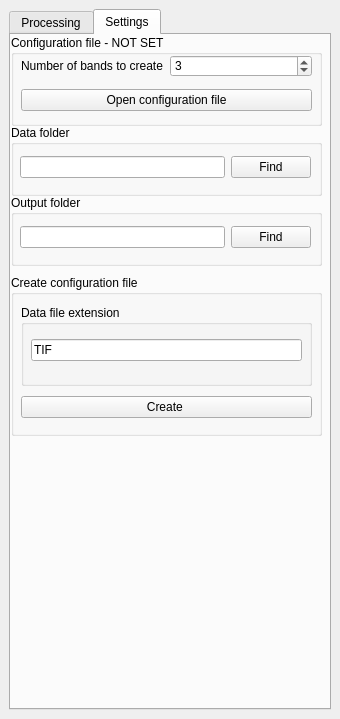
<?xml version="1.0" encoding="UTF-8"?>
<ui version="4.0">
 <class>CompositorDockWidgetBase</class>
 <widget class="QDockWidget" name="CompositorDockWidgetBase">
  <property name="geometry">
   <rect>
    <x>0</x>
    <y>0</y>
    <width>340</width>
    <height>719</height>
   </rect>
  </property>
  <property name="minimumSize">
   <size>
    <width>340</width>
    <height>84</height>
   </size>
  </property>
  <property name="maximumSize">
   <size>
    <width>340</width>
    <height>524287</height>
   </size>
  </property>
  <property name="windowTitle">
   <string>Digital Image Composer</string>
  </property>
  <widget class="QWidget" name="dockWidgetContents">
   <layout class="QGridLayout" name="gridLayout">
    <item row="0" column="1">
     <widget class="QTabWidget" name="tabWidget">
      <property name="minimumSize">
       <size>
        <width>259</width>
        <height>0</height>
       </size>
      </property>
      <property name="currentIndex">
       <number>1</number>
      </property>
      <widget class="QWidget" name="tab_process">
       <attribute name="title">
        <string>Processing</string>
       </attribute>
       <widget class="QGroupBox" name="creator">
        <property name="geometry">
         <rect>
          <x>0</x>
          <y>10</y>
          <width>301</width>
          <height>271</height>
         </rect>
        </property>
        <property name="title">
         <string>Composition creator</string>
        </property>
        <widget class="QWidget" name="horizontalLayoutWidget_6">
         <property name="geometry">
          <rect>
           <x>10</x>
           <y>220</y>
           <width>281</width>
           <height>31</height>
          </rect>
         </property>
         <layout class="QHBoxLayout" name="horizontalLayout_6">
          <item>
           <widget class="QLineEdit" name="le_tifname"/>
          </item>
          <item>
           <widget class="QPushButton" name="pb_composition">
            <property name="text">
             <string>Create</string>
            </property>
           </widget>
          </item>
         </layout>
        </widget>
        <widget class="QLabel" name="label_2">
         <property name="geometry">
          <rect>
           <x>10</x>
           <y>200</y>
           <width>111</width>
           <height>16</height>
          </rect>
         </property>
         <property name="text">
          <string>Image name</string>
         </property>
        </widget>
        <widget class="QComboBox" name="cb_pixel">
         <property name="geometry">
          <rect>
           <x>10</x>
           <y>170</y>
           <width>281</width>
           <height>22</height>
          </rect>
         </property>
        </widget>
        <widget class="QLabel" name="label_3">
         <property name="geometry">
          <rect>
           <x>10</x>
           <y>150</y>
           <width>61</width>
           <height>16</height>
          </rect>
         </property>
         <property name="text">
          <string>Pixel type</string>
         </property>
        </widget>
        <widget class="QScrollArea" name="sa_creator">
         <property name="geometry">
          <rect>
           <x>10</x>
           <y>30</y>
           <width>281</width>
           <height>101</height>
          </rect>
         </property>
         <property name="widgetResizable">
          <bool>true</bool>
         </property>
         <widget class="QWidget" name="scrollAreaWidgetContents">
          <property name="geometry">
           <rect>
            <x>0</x>
            <y>0</y>
            <width>279</width>
            <height>99</height>
           </rect>
          </property>
         </widget>
        </widget>
       </widget>
       <widget class="QGroupBox" name="groupBox_2">
        <property name="geometry">
         <rect>
          <x>0</x>
          <y>290</y>
          <width>301</width>
          <height>71</height>
         </rect>
        </property>
        <property name="title">
         <string>Composition - fast mode</string>
        </property>
        <widget class="QWidget" name="horizontalLayoutWidget_9">
         <property name="geometry">
          <rect>
           <x>10</x>
           <y>30</y>
           <width>281</width>
           <height>31</height>
          </rect>
         </property>
         <layout class="QHBoxLayout" name="horizontalLayout_9">
          <item>
           <widget class="QComboBox" name="cb_fast"/>
          </item>
         </layout>
        </widget>
       </widget>
      </widget>
      <widget class="QWidget" name="tab_settings">
       <attribute name="title">
        <string>Settings</string>
       </attribute>
       <widget class="QGroupBox" name="groupBox_3">
        <property name="geometry">
         <rect>
          <x>0</x>
          <y>240</y>
          <width>311</width>
          <height>161</height>
         </rect>
        </property>
        <property name="title">
         <string>Create configuration file </string>
        </property>
        <widget class="QGroupBox" name="group_settings">
         <property name="geometry">
          <rect>
           <x>10</x>
           <y>30</y>
           <width>291</width>
           <height>81</height>
          </rect>
         </property>
         <property name="title">
          <string>Data file extension</string>
         </property>
         <widget class="QWidget" name="horizontalLayoutWidget_4">
          <property name="geometry">
           <rect>
            <x>10</x>
            <y>30</y>
            <width>271</width>
            <height>31</height>
           </rect>
          </property>
          <layout class="QHBoxLayout" name="horizontalLayout_4">
           <item>
            <widget class="QLineEdit" name="le_ext">
             <property name="text">
              <string>TIF</string>
             </property>
            </widget>
           </item>
          </layout>
         </widget>
        </widget>
        <widget class="QWidget" name="horizontalLayoutWidget_2">
         <property name="geometry">
          <rect>
           <x>10</x>
           <y>120</y>
           <width>291</width>
           <height>25</height>
          </rect>
         </property>
         <layout class="QHBoxLayout" name="horizontalLayout_3">
          <item>
           <widget class="QPushButton" name="pb_create">
            <property name="text">
             <string>Create </string>
            </property>
           </widget>
          </item>
         </layout>
        </widget>
       </widget>
       <widget class="QGroupBox" name="gb_ccfg">
        <property name="geometry">
         <rect>
          <x>0</x>
          <y>0</y>
          <width>311</width>
          <height>91</height>
         </rect>
        </property>
        <property name="title">
         <string>Configuration file - NOT SET</string>
        </property>
        <widget class="QWidget" name="horizontalLayoutWidget_10">
         <property name="geometry">
          <rect>
           <x>10</x>
           <y>50</y>
           <width>291</width>
           <height>31</height>
          </rect>
         </property>
         <layout class="QHBoxLayout" name="horizontalLayout_10">
          <item>
           <widget class="QPushButton" name="pb_open">
            <property name="text">
             <string>Open configuration file</string>
            </property>
           </widget>
          </item>
         </layout>
        </widget>
        <widget class="QWidget" name="horizontalLayoutWidget_5">
         <property name="geometry">
          <rect>
           <x>10</x>
           <y>20</y>
           <width>291</width>
           <height>22</height>
          </rect>
         </property>
         <layout class="QHBoxLayout" name="horizontalLayout_5">
          <item>
           <widget class="QLabel" name="label">
            <property name="text">
             <string>Number of bands to create</string>
            </property>
           </widget>
          </item>
          <item>
           <widget class="QSpinBox" name="sb_bands">
            <property name="minimum">
             <number>1</number>
            </property>
            <property name="singleStep">
             <number>1</number>
            </property>
            <property name="value">
             <number>3</number>
            </property>
           </widget>
          </item>
         </layout>
        </widget>
       </widget>
       <widget class="QGroupBox" name="group_data">
        <property name="geometry">
         <rect>
          <x>0</x>
          <y>90</y>
          <width>311</width>
          <height>71</height>
         </rect>
        </property>
        <property name="title">
         <string>Data folder</string>
        </property>
        <widget class="QWidget" name="horizontalLayoutWidget">
         <property name="geometry">
          <rect>
           <x>9</x>
           <y>30</y>
           <width>291</width>
           <height>25</height>
          </rect>
         </property>
         <layout class="QHBoxLayout" name="horizontalLayout">
          <item>
           <widget class="QLineEdit" name="le_data">
            <property name="toolTip">
             <string>&lt;html&gt;&lt;head/&gt;&lt;body&gt;&lt;p&gt;&lt;br/&gt;&lt;/p&gt;&lt;/body&gt;&lt;/html&gt;</string>
            </property>
            <property name="whatsThis">
             <string>&lt;html&gt;&lt;head/&gt;&lt;body&gt;&lt;p&gt;&lt;br/&gt;&lt;/p&gt;&lt;/body&gt;&lt;/html&gt;</string>
            </property>
           </widget>
          </item>
          <item>
           <widget class="QPushButton" name="pb_data">
            <property name="text">
             <string>Find</string>
            </property>
           </widget>
          </item>
         </layout>
        </widget>
       </widget>
       <widget class="QGroupBox" name="group_workspace">
        <property name="geometry">
         <rect>
          <x>0</x>
          <y>160</y>
          <width>311</width>
          <height>71</height>
         </rect>
        </property>
        <property name="title">
         <string>Output folder</string>
        </property>
        <widget class="QWidget" name="horizontalLayoutWidget_3">
         <property name="geometry">
          <rect>
           <x>9</x>
           <y>30</y>
           <width>291</width>
           <height>25</height>
          </rect>
         </property>
         <layout class="QHBoxLayout" name="horizontalLayout_2">
          <item>
           <widget class="QLineEdit" name="le_output"/>
          </item>
          <item>
           <widget class="QPushButton" name="pb_output">
            <property name="text">
             <string>Find</string>
            </property>
           </widget>
          </item>
         </layout>
        </widget>
       </widget>
      </widget>
     </widget>
    </item>
   </layout>
  </widget>
 </widget>
 <resources/>
 <connections/>
</ui>
